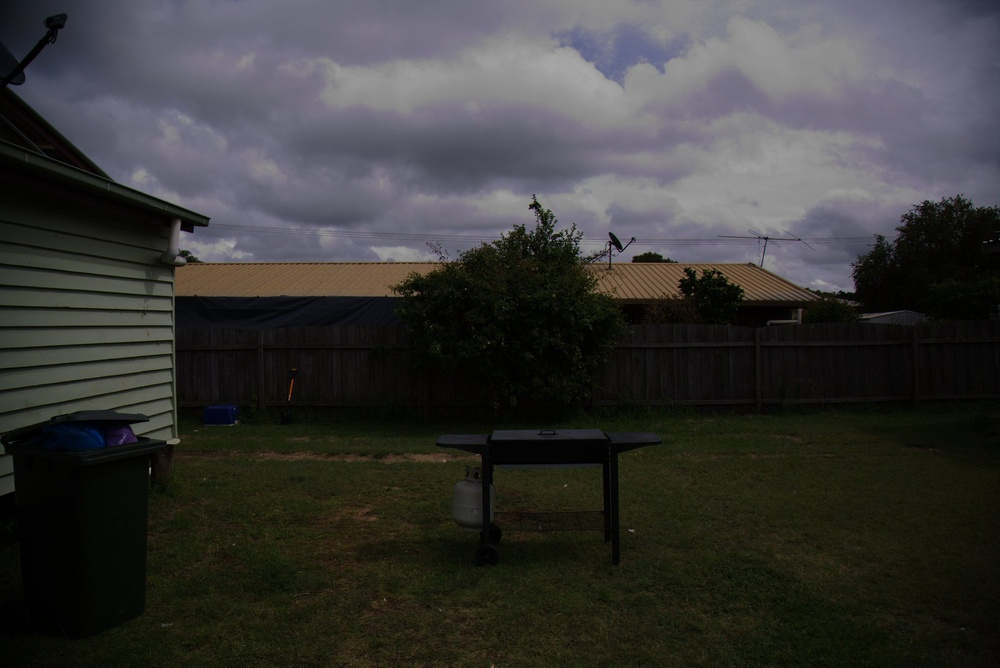
//> input picture src/Lab3/data/image.jpg, 1000 x 668 px, shrunk from 2000 x 1335 before the run
$ ./lab3   (built with g++ and OpenCV 4)
//> lines starting //> are read from the running program, lines starting //| are printed output that depends on the picture
### src/Lab3/filter.h
#include <opencv2/core.hpp>
#include <opencv2/highgui.hpp>
#include <opencv2/imgproc.hpp>

// Generic class implementing a filter with the input and output image data and the parameters
class Filter{

// Methods

public:

	// constructor
	// input_img: image to be filtered
	// filter_size : size of the kernel/window of the filter
	Filter(cv::Mat input_img, int filter_size);

	// perform filtering (in base class do nothing, to be reimplemented in the derived filters)
	void doFilter();

	// get the output of the filter
	cv::Mat getResult();

	//set the window size (square window of dimensions size x size)
	void setSize(int size);

	//get the Window Size
	int getSize();

// Data

protected:

	// input image
	cv::Mat input_image;

	// output image (filter result)
	cv::Mat result_image;

	// window size
	int filter_size;


};

// Gaussian Filter
class GaussianFilter : public Filter  {

// write here your code

// place constructor
// re-implement  doFilter()
// additional parameter: standard deviation (sigma)

};

class MedianFilter : public Filter {

// write here your code

// place constructor
// re-implement  doFilter()
// no additional parameters

public:
    MedianFilter(cv::Mat input_img, int filter_size);
    virtual void doFilter();

};

class BilateralFilter : public Filter {

// write here your code

// place constructor
// re-implement  doFilter()
// additional parameters: sigma_range, sigma_space


};

### src/Lab3/filter.cpp
#include <opencv2/core.hpp>
#include <opencv2/highgui.hpp>
#include <opencv2/imgproc.hpp>
#include <iostream>
#include "filter.h"

//using namespace cv;

// constructor
Filter::Filter(cv::Mat input_img, int size) {

    input_image = input_img;
    if (size % 2 == 0)
        size++;
    filter_size = size;
}

// for base class do nothing (in derived classes it performs the corresponding filter)
// [26 lines left out: functions doFilter, getResult, setSize, getSize, not called in this run]


// Write your code to implement the Gaussian, median and bilateral filters

MedianFilter::MedianFilter(cv::Mat input_img, int filter_size): Filter(input_img, filter_size) {

}

// [6 lines left out: function doFilter, not called in this run]

GaussianFilter::GaussianFilter(cv::Mat input_img, int filter_size, double sigma): Filter(input_img, filter_size) {
    this->sigma = sigma;
}

void GaussianFilter::setSigma(double sigma) {
    this->sigma = sigma;
}

void GaussianFilter::doFilter() {
    cv::GaussianBlur(input_image, result_image, cv::Size(filter_size, filter_size), sigma);
}

// [4 lines left out: function BilateralFilter, not called in this run]

void BilateralFilter::setSigmaRange(double sigmaRange) {
    this->sigma_range = sigmaRange;
}

void BilateralFilter::setSigmaSpace(double sigmaSpace) {
    this->sigma_space = sigmaSpace;
}

void BilateralFilter::doFilter() {
    cv::bilateralFilter(input_image, result_image, filter_size, sigma_range, sigma_space);
}

### src/Lab3/lab3.cpp
#include <iostream>
#include <opencv2/highgui.hpp>
#include <opencv2/imgproc.hpp>
#include <opencv2/imgcodecs.hpp>
#include "filter.h"

#define ORIGINAL_IMAGE_WINDOW "Original image"
#define WRONG_EQUALIZATION_WINDOW "Wrong Equalized Image"
#define CORRECT_EQUALIZATION_WINDOW "Correct Equalization Image"

#define MEDIAN_FILTER_WINDOW "Median filter"
#define GAUSSIAN_FILTER_WINDOW "Gaussian filter"
#define BILATERAL_FILTER_WINDOW "Bilateral filter"

void showHistogram(std:: string* wname, std::vector<cv::Mat>& hists);
void onMedianTrackPad(int pos, void* data);
void onGaussianKernelSizeTrackPad(int pos, void* data);
void onGaussianSigmaTrackPad(int pos, void* data);
void onBilateralKernelSizeTrackPad(int pos, void* data);
void onBilateralSigmaRangeTrackPad(int pos, void* data);
void onBilateralSigmaSpaceTrackPad(int pos, void* data);

using namespace std;
int main() {

    cv::Mat mat = cv::imread("data/image.jpg");
//> mat is the input picture: 668 rows x 1000 cols, CV_8UC3; mean B, G, R 54.4, 56.1, 56.7
    if (mat.empty()) {
        cout << "Unable to find image" << endl;
        return -1;
    }
    //cv::resize(mat, mat, cv::Size(mat.cols , mat.rows));
    cv::imshow(ORIGINAL_IMAGE_WINDOW, mat);
    vector<cv::Mat> channelVectors;
    cv::split(mat, channelVectors);
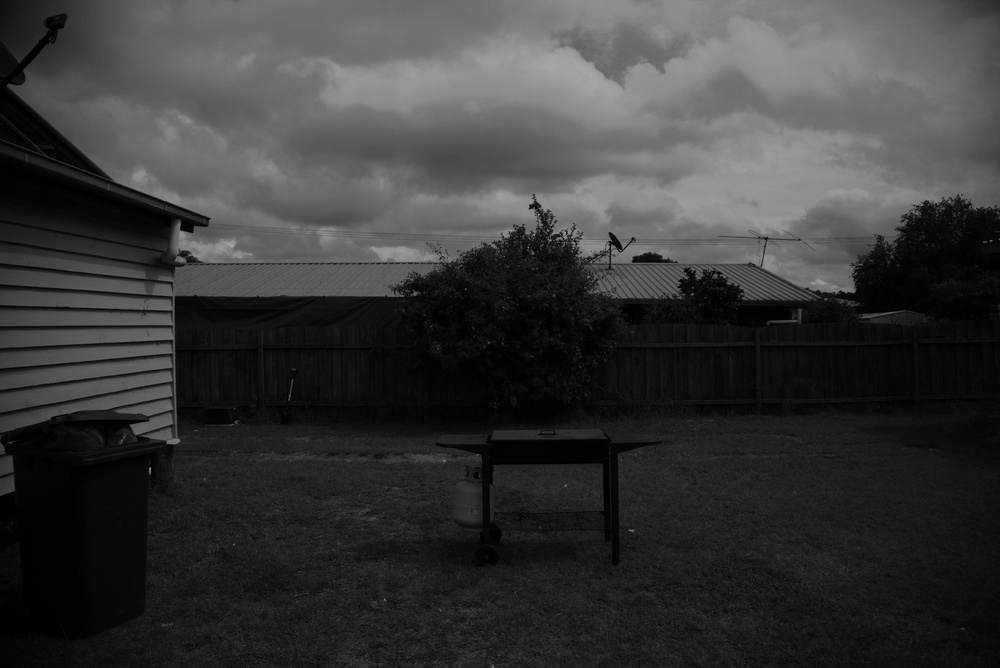
//> channelVectors[1]: 668 rows x 1000 cols, CV_8UC1; min 0, max 168, mean 56.1

    const int channels[] = {0, 1, 2};
    int histSize = 256;
    float range[] = {0, 255};
    const float* histRanges = { range };
    cv::Mat bHist, gHist, rHist;
    cv::calcHist(&channelVectors[0], 1, channels, cv::Mat(), bHist, 1, &histSize, &histRanges);
//> bHist = 256 values, max 19613 at index 7, min 0 at index 172, mean 2609.4
    cv::calcHist(&channelVectors[1], 1, channels, cv::Mat(), gHist, 1, &histSize, &histRanges);
//> gHist = 256 values, max 12571 at index 8, min 0 at index 169, mean 2609.4
    cv::calcHist(&channelVectors[2], 1, channels, cv::Mat(), rHist, 1, &histSize, &histRanges);
//> rHist = 256 values, max 13259 at index 4, min 0 at index 169, mean 2609.4
    vector<cv::Mat> hists = {bHist, gHist, rHist};
    std::string originalWindowNames[] = {"original B", "original G", "original R"};
    showHistogram(originalWindowNames, hists);
//> in showHistogram, `cv::minMaxLoc(hists[0], &min, &hmax[0]);`: min = 0; hmax = [19613, 0, 0]
//> in showHistogram, `cv::minMaxLoc(hists[1], &min, &hmax[1]);`: hmax = [19613, 12571, 0]
//> in showHistogram, `cv::minMaxLoc(hists[2], &min, &hmax[2]);`: hmax = [19613, 12571, 13259]
//> the loop in showHistogram, `for (int i = 0, end = hists.size(); i < end; i++)` made 3 passes

    cv::Mat equalizedB, equalizedG, equalizedR;
    cv::equalizeHist(channelVectors[0], equalizedB);
    cv::equalizeHist(channelVectors[1], equalizedG);
    cv::equalizeHist(channelVectors[2], equalizedR);
    vector<cv::Mat> equalizedHists = {equalizedB, equalizedG, equalizedR};
    cv::Mat mergedImage;
    cv::merge(equalizedHists, mergedImage);
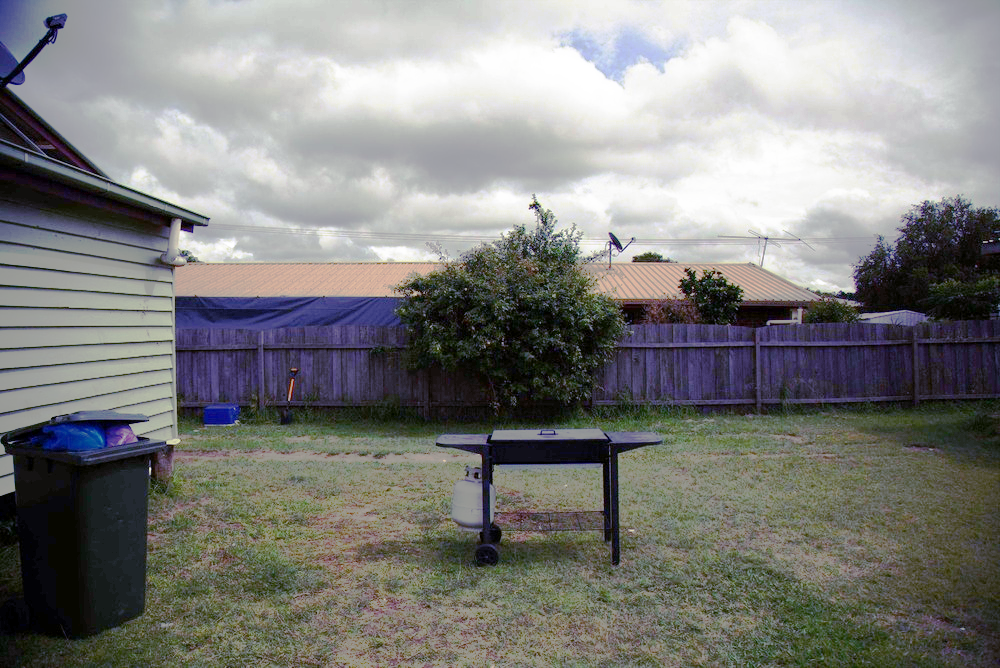
//> mergedImage: 668 rows x 1000 cols, CV_8UC3; mean B, G, R 126, 128.5, 128.3
    cv::imshow(WRONG_EQUALIZATION_WINDOW, mergedImage);

    cv::calcHist(&equalizedB, 1, channels, cv::Mat(), bHist, 1, &histSize, &histRanges);
//> bHist = 256 values, max 19613 at index 49, min 0 at index 1, mean 2604.1
    cv::calcHist(&equalizedG, 1, channels, cv::Mat(), gHist, 1, &histSize, &histRanges);
//> gHist = 256 values, max 12571 at index 32, min 0 at index 1, mean 2604
    cv::calcHist(&equalizedR, 1, channels, cv::Mat(), rHist, 1, &histSize, &histRanges);
//> rHist = 256 values, max 13259 at index 16, min 0 at index 1, mean 2604
    hists = {bHist, gHist, rHist};
    std::string mergedRGBWindowNames[] = {"Wrong B", "Wrong G", "Wrong R"};
    showHistogram(mergedRGBWindowNames, hists);
//> the loop in showHistogram (call 2), `for (int i = 0, end = hists.size(); i < end; i++)` made 3 passes
    //============== Ended points 1, 2, 3, 4 ===================

    cv::Mat hsv;
    cv::cvtColor(mat, hsv, cv::COLOR_BGR2HSV);
//> hsv: 668 rows x 1000 cols, CV_8UC3; mean H, S, V 62.6, 87.1, 61.6
    vector<cv::Mat> hsvSplit;
    cv::split(hsv, hsvSplit);
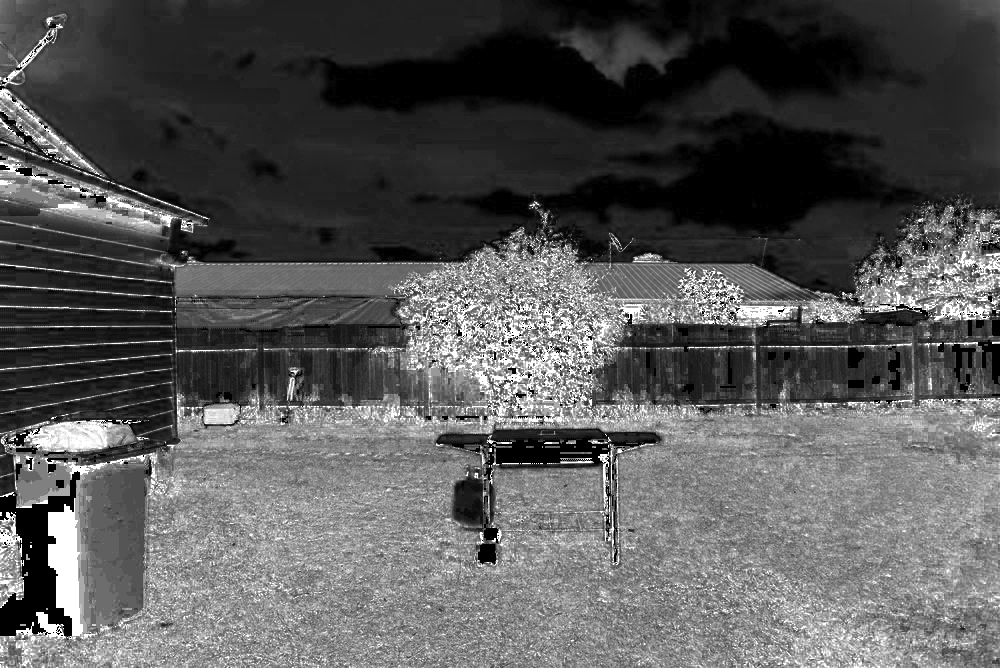
//> hsvSplit[1]: 668 rows x 1000 cols, CV_8UC1; min 0, max 255, mean 87.1

    cv::Mat eqV;
    //The best equalized image is obtained equalizing the V channel
    cv::equalizeHist(hsvSplit[2], eqV);
    cv::Mat mergedHsv;
    vector<cv::Mat> equalizedHSV = {hsvSplit[0], hsvSplit[1], eqV};
    cv::merge(equalizedHSV, mergedHsv);
//> mergedHsv: 668 rows x 1000 cols, CV_8UC3; mean H, S, V 62.6, 87.1, 128.6
    cv::cvtColor(mergedHsv, mergedHsv, cv::COLOR_HSV2BGR);
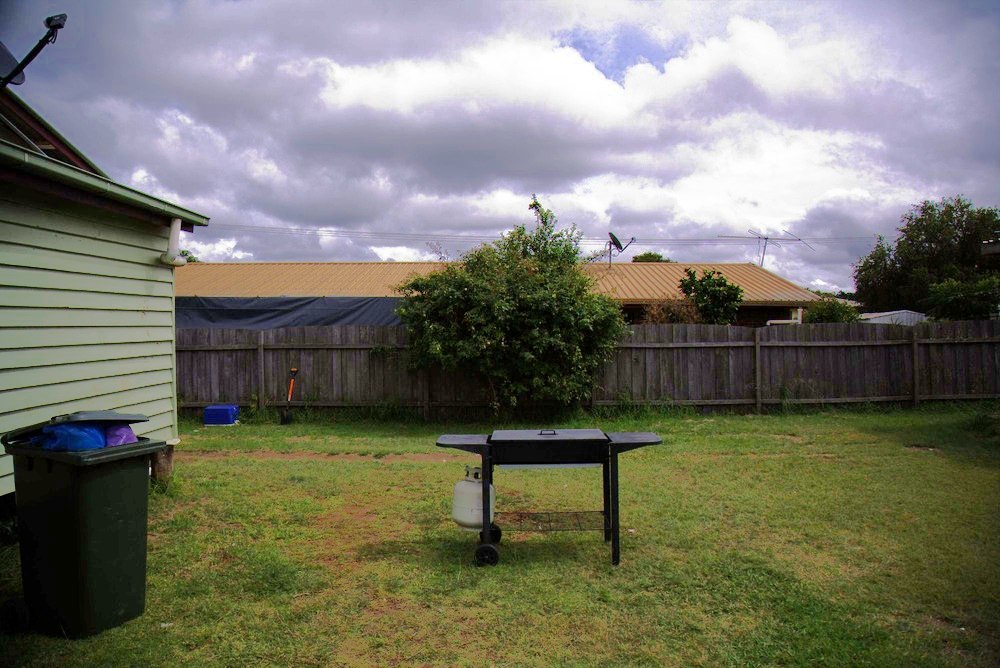
//> mergedHsv: 668 rows x 1000 cols, CV_8UC3; mean B, G, R 104.8, 117.9, 118.4
    cv::imshow(CORRECT_EQUALIZATION_WINDOW, mergedHsv);

    cv::split(mergedHsv, hsvSplit);
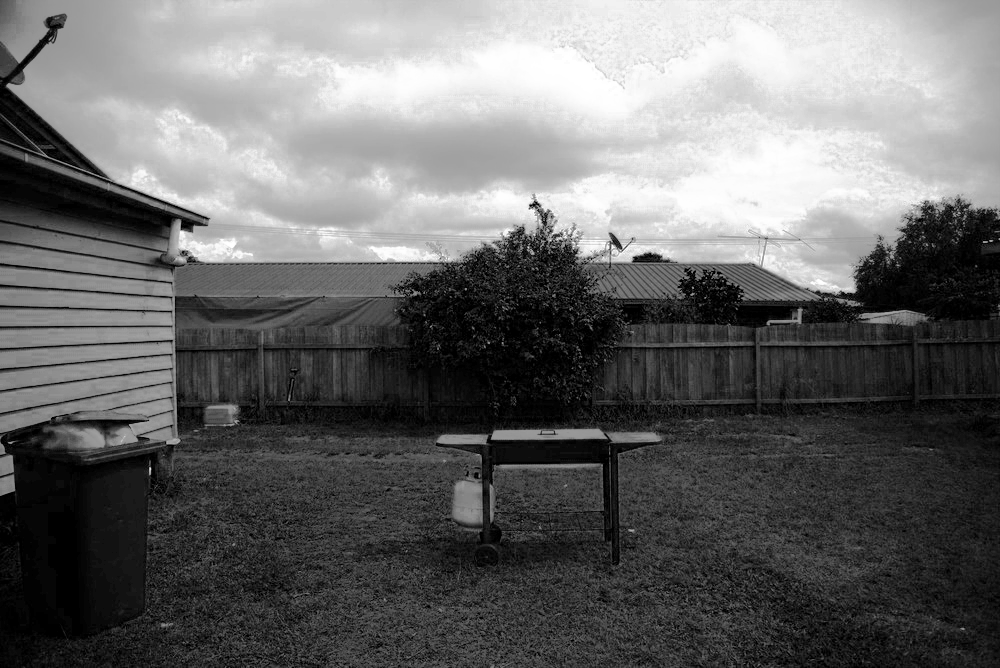
//> hsvSplit[0]: 668 rows x 1000 cols, CV_8UC1; min 0, max 255, mean 104.8
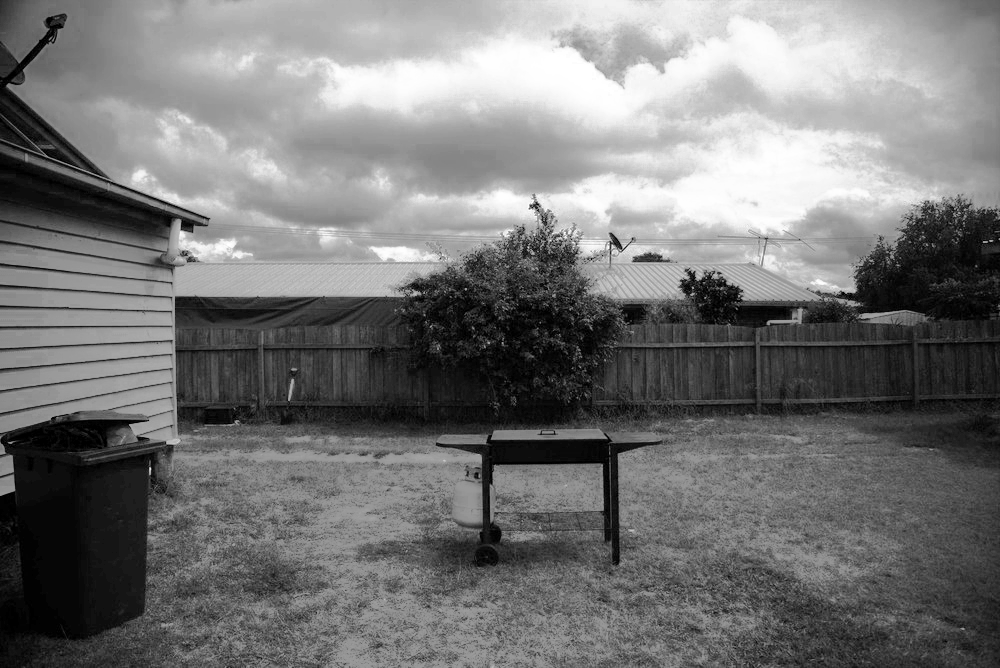
//> hsvSplit[2]: 668 rows x 1000 cols, CV_8UC1; min 0, max 255, mean 118.4

    cv::Mat hHist, sHist, vHist;
    cv::calcHist(&hsvSplit[0], 1, channels, cv::Mat(), hHist, 1, &histSize, &histRanges);
//> hHist = 256 values, max 18463 at index 0, min 0 at index 1, mean 2604.3
    cv::calcHist(&hsvSplit[1], 1, channels, cv::Mat(), sHist, 1, &histSize, &histRanges);
//> sHist = 256 values, max 11415 at index 13, min 0 at index 1, mean 2604.3
    cv::calcHist(&hsvSplit[2], 1, channels, cv::Mat(), vHist, 1, &histSize, &histRanges);
//> vHist = 256 values, max 12789 at index 13, min 0 at index 255, mean 2604.3

    vector<cv::Mat> hsvHists = {hHist, sHist, vHist};
    std::string correctEqualizedWindowNames[] = {"correct B", "correct G", "correct R"};
    showHistogram(correctEqualizedWindowNames, hsvHists);
//> in showHistogram (call 3), `cv::minMaxLoc(hists[0], &min, &hmax[0]);`: hmax = [18463, 0, 0]
//> in showHistogram (call 3), `cv::minMaxLoc(hists[1], &min, &hmax[1]);`: hmax = [18463, 11415, 0]
//> in showHistogram (call 3), `cv::minMaxLoc(hists[2], &min, &hmax[2]);`: hmax = [18463, 11415, 12789]
//> the loop in showHistogram (call 3), `for (int i = 0, end = hists.size(); i < end; i++)` made 3 passes
//> after the loop in showHistogram (call 3), `for (int i = 0, end = hists.size(); i < end; i++)`:
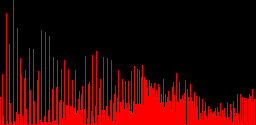
//> canvas[2]: 125 rows x 256 cols, CV_8UC3; mean B, G, R 0.8, 0, 52.9
    //============= Ended point 5 ================


    int medianTrackPadValue = 0;
    int gaussianTrackPadValue = 0;
    int bilateralTrackPadValue = 0;
    MedianFilter medianFilter = MedianFilter(mergedHsv, 3);
//> (the run ends here: the program needs code that is not available in this run, at `GaussianFilter gaussianFilter = GaussianFilter(mergedHsv, 3);`)

$ run again, with src/Lab3/data/countryside.jpg copied over src/Lab3/data/image.jpg
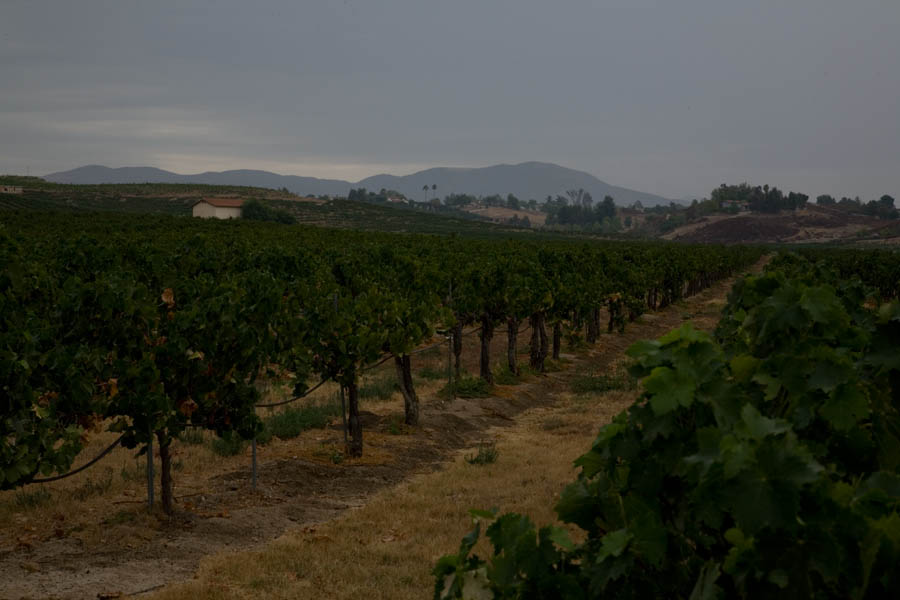
//> input picture src/Lab3/data/countryside.jpg, 900 x 600 px
//> mat is the input picture: 600 rows x 900 cols, CV_8UC3; mean B, G, R 51.9, 62.8, 62.3
//> `cv::calcHist(&channelVectors[0], 1, channels, cv::Mat(), bHist, 1, &hi..`: bHist = 256 values, max 73168 at index 0, min 0 at index 151, mean 2109.4
//> `cv::calcHist(&channelVectors[1], 1, channels, cv::Mat(), gHist, 1, &hi..`: gHist = 256 values, max 33874 at index 128, min 0 at index 157, mean 2109.4
//> `cv::calcHist(&channelVectors[2], 1, channels, cv::Mat(), rHist, 1, &hi..`: rHist = 256 values, max 22738 at index 123, min 0 at index 165, mean 2109.4
//> in showHistogram, `cv::minMaxLoc(hists[0], &min, &hmax[0]);`: min = 0; hmax = [73168, 0, 0]
//> in showHistogram, `cv::minMaxLoc(hists[1], &min, &hmax[1]);`: hmax = [73168, 33874, 0]
//> in showHistogram, `cv::minMaxLoc(hists[2], &min, &hmax[2]);`: hmax = [73168, 33874, 22738]
//> the loop in showHistogram, `for (int i = 0, end = hists.size(); i < end; i++)` made 3 passes
//> `cv::calcHist(&equalizedB, 1, channels, cv::Mat(), bHist, 1, &histSize,..`: bHist = 256 values, max 73168 at index 0, min 0 at index 1, mean 2105.4
//> `cv::calcHist(&equalizedG, 1, channels, cv::Mat(), gHist, 1, &histSize,..`: gHist = 256 values, max 33874 at index 238, min 0 at index 3, mean 2105
//> `cv::calcHist(&equalizedR, 1, channels, cv::Mat(), rHist, 1, &histSize,..`: rHist = 256 values, max 22738 at index 240, min 0 at index 1, mean 2104.2
//> the loop in showHistogram (call 2), `for (int i = 0, end = hists.size(); i < end; i++)` made 3 passes
//> hsv: 600 rows x 900 cols, CV_8UC3; mean H, S, V 56.4, 128.4, 68.5
//> `cv::split(mergedHsv, hsvSplit);`:
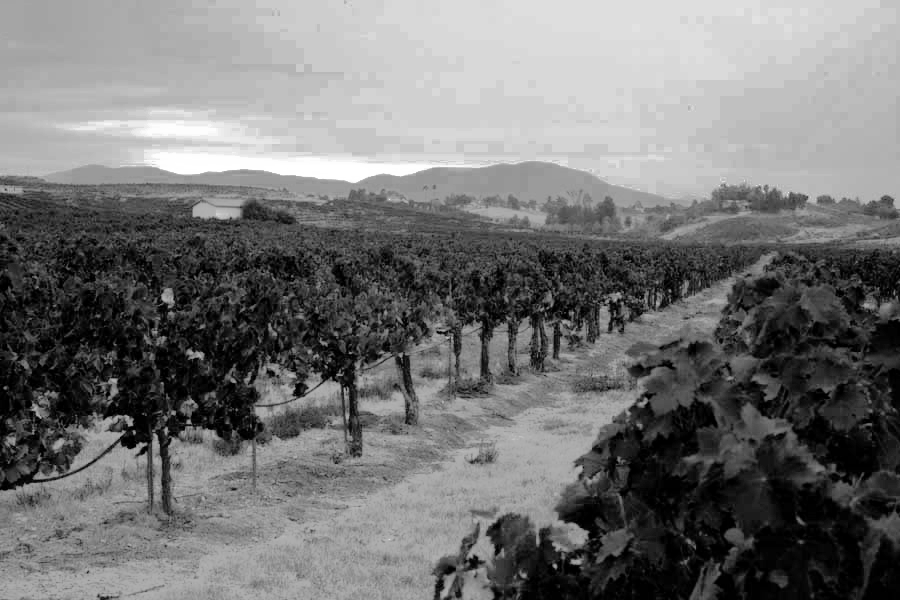
//> hsvSplit[2]: 600 rows x 900 cols, CV_8UC1; min 0, max 255, mean 116.4
//> hHist = 256 values, max 73173 at index 0, min 0 at index 243, mean 2109.4
//> sHist = 256 values, max 15099 at index 220, min 0 at index 202, mean 2109.4
//> vHist = 256 values, max 13143 at index 216, min 0 at index 243, mean 2104.2
//> in showHistogram (call 3), `cv::minMaxLoc(hists[0], &min, &hmax[0]);`: hmax = [73173, 0, 0]
//> in showHistogram (call 3), `cv::minMaxLoc(hists[1], &min, &hmax[1]);`: hmax = [73173, 15099, 0]
//> in showHistogram (call 3), `cv::minMaxLoc(hists[2], &min, &hmax[2]);`: hmax = [73173, 15099, 13143]
//> the loop in showHistogram (call 3), `for (int i = 0, end = hists.size(); i < end; i++)` made 3 passes
//> after the loop in showHistogram (call 3), `for (int i = 0, end = hists.size(); i < end; i++)`:
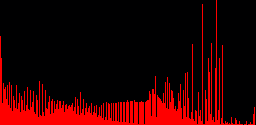
//> canvas[2]: 125 rows x 256 cols, CV_8UC3; mean B, G, R 0.8, 0, 41.9
